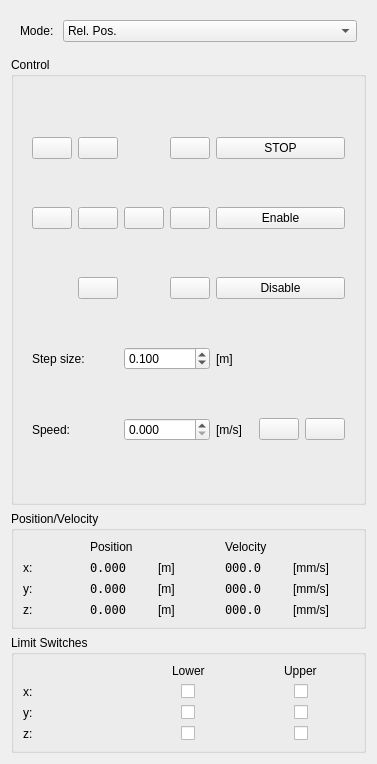
<?xml version="1.0" encoding="UTF-8"?>
<ui version="4.0">
 <class>ManualControlWidget</class>
 <widget class="QWidget" name="ManualControlWidget">
  <property name="geometry">
   <rect>
    <x>0</x>
    <y>0</y>
    <width>377</width>
    <height>764</height>
   </rect>
  </property>
  <property name="sizePolicy">
   <sizepolicy hsizetype="Fixed" vsizetype="Fixed">
    <horstretch>0</horstretch>
    <verstretch>0</verstretch>
   </sizepolicy>
  </property>
  <property name="windowTitle">
   <string>Manual Gantry Control</string>
  </property>
  <layout class="QGridLayout" name="gridLayout">
   <item row="4" column="0" colspan="2">
    <widget class="QGroupBox" name="groupBox">
     <property name="title">
      <string>Position/Velocity</string>
     </property>
     <layout class="QGridLayout" name="gridLayout_4">
      <item row="3" column="4">
       <widget class="QLabel" name="label_6">
        <property name="text">
         <string>[mm/s]</string>
        </property>
       </widget>
      </item>
      <item row="2" column="3">
       <widget class="QLabel" name="actual_velocity_y">
        <property name="font">
         <font>
          <family>DejaVu Sans Mono</family>
         </font>
        </property>
        <property name="text">
         <string>000.0</string>
        </property>
       </widget>
      </item>
      <item row="2" column="1">
       <widget class="QLabel" name="actual_position_y">
        <property name="font">
         <font>
          <family>DejaVu Sans Mono</family>
         </font>
        </property>
        <property name="text">
         <string>0.000</string>
        </property>
       </widget>
      </item>
      <item row="2" column="4">
       <widget class="QLabel" name="label_5">
        <property name="text">
         <string>[mm/s]</string>
        </property>
       </widget>
      </item>
      <item row="2" column="0">
       <widget class="QLabel" name="y_label">
        <property name="text">
         <string>y:</string>
        </property>
       </widget>
      </item>
      <item row="3" column="0">
       <widget class="QLabel" name="z_label">
        <property name="text">
         <string>z:</string>
        </property>
       </widget>
      </item>
      <item row="3" column="2">
       <widget class="QLabel" name="z_unit_label">
        <property name="text">
         <string>[m]</string>
        </property>
       </widget>
      </item>
      <item row="2" column="2">
       <widget class="QLabel" name="y_pos_unit_label">
        <property name="text">
         <string>[m]</string>
        </property>
       </widget>
      </item>
      <item row="1" column="3">
       <widget class="QLabel" name="actual_velocity_x">
        <property name="font">
         <font>
          <family>DejaVu Sans Mono</family>
         </font>
        </property>
        <property name="text">
         <string>000.0</string>
        </property>
       </widget>
      </item>
      <item row="3" column="1">
       <widget class="QLabel" name="actual_position_z">
        <property name="font">
         <font>
          <family>DejaVu Sans Mono</family>
         </font>
        </property>
        <property name="text">
         <string>0.000</string>
        </property>
       </widget>
      </item>
      <item row="1" column="0">
       <widget class="QLabel" name="x_label">
        <property name="text">
         <string>x:</string>
        </property>
       </widget>
      </item>
      <item row="1" column="2">
       <widget class="QLabel" name="x_pos_unit_label">
        <property name="text">
         <string>[m]</string>
        </property>
       </widget>
      </item>
      <item row="1" column="1">
       <widget class="QLabel" name="actual_position_x">
        <property name="font">
         <font>
          <family>DejaVu Sans Mono</family>
         </font>
        </property>
        <property name="text">
         <string>0.000</string>
        </property>
        <property name="scaledContents">
         <bool>false</bool>
        </property>
       </widget>
      </item>
      <item row="3" column="3">
       <widget class="QLabel" name="actual_velocity_z">
        <property name="font">
         <font>
          <family>DejaVu Sans Mono</family>
         </font>
        </property>
        <property name="text">
         <string>000.0</string>
        </property>
       </widget>
      </item>
      <item row="1" column="4">
       <widget class="QLabel" name="label_4">
        <property name="text">
         <string>[mm/s]</string>
        </property>
       </widget>
      </item>
      <item row="0" column="1" colspan="2">
       <widget class="QLabel" name="label_7">
        <property name="text">
         <string>Position</string>
        </property>
       </widget>
      </item>
      <item row="0" column="3" colspan="2">
       <widget class="QLabel" name="label_8">
        <property name="text">
         <string>Velocity</string>
        </property>
       </widget>
      </item>
     </layout>
    </widget>
   </item>
   <item row="3" column="0" colspan="2">
    <widget class="QGroupBox" name="groupBox_2">
     <property name="title">
      <string>Control</string>
     </property>
     <layout class="QGridLayout" name="gridLayout_5">
      <item row="0" column="0">
       <widget class="QStackedWidget" name="stack_widget">
        <property name="currentIndex">
         <number>0</number>
        </property>
        <widget class="QWidget" name="relative_position">
         <layout class="QGridLayout" name="gridLayout_2">
          <item row="11" column="5">
           <widget class="QPushButton" name="rel_set_speed">
            <property name="text">
             <string/>
            </property>
            <property name="icon">
             <iconset theme="document-save">
              <normaloff>.</normaloff>.</iconset>
            </property>
           </widget>
          </item>
          <item row="0" column="1">
           <widget class="QPushButton" name="rel_forward_y">
            <property name="text">
             <string/>
            </property>
            <property name="icon">
             <iconset theme="go-up">
              <normaloff>.</normaloff>.</iconset>
            </property>
            <property name="iconSize">
             <size>
              <width>32</width>
              <height>32</height>
             </size>
            </property>
           </widget>
          </item>
          <item row="3" column="1">
           <widget class="QPushButton" name="rel_go_home_xy">
            <property name="text">
             <string/>
            </property>
            <property name="icon">
             <iconset theme="go-home">
              <normaloff>.</normaloff>.</iconset>
            </property>
            <property name="iconSize">
             <size>
              <width>32</width>
              <height>32</height>
             </size>
            </property>
           </widget>
          </item>
          <item row="3" column="2">
           <widget class="QPushButton" name="rel_forward_x">
            <property name="text">
             <string/>
            </property>
            <property name="icon">
             <iconset theme="go-next">
              <normaloff>.</normaloff>.</iconset>
            </property>
            <property name="iconSize">
             <size>
              <width>32</width>
              <height>32</height>
             </size>
            </property>
           </widget>
          </item>
          <item row="11" column="2" colspan="2">
           <widget class="QDoubleSpinBox" name="rel_speed">
            <property name="decimals">
             <number>3</number>
            </property>
            <property name="singleStep">
             <double>0.001000000000000</double>
            </property>
           </widget>
          </item>
          <item row="8" column="2" colspan="2">
           <widget class="QDoubleSpinBox" name="rel_step_size">
            <property name="decimals">
             <number>3</number>
            </property>
            <property name="singleStep">
             <double>0.010000000000000</double>
            </property>
            <property name="value">
             <double>0.100000000000000</double>
            </property>
           </widget>
          </item>
          <item row="5" column="3">
           <widget class="QPushButton" name="rel_backward_z">
            <property name="text">
             <string/>
            </property>
            <property name="icon">
             <iconset theme="go-down">
              <normaloff>.</normaloff>.</iconset>
            </property>
            <property name="iconSize">
             <size>
              <width>32</width>
              <height>32</height>
             </size>
            </property>
           </widget>
          </item>
          <item row="5" column="1">
           <widget class="QPushButton" name="rel_backward_y">
            <property name="minimumSize">
             <size>
              <width>0</width>
              <height>0</height>
             </size>
            </property>
            <property name="text">
             <string/>
            </property>
            <property name="icon">
             <iconset theme="go-down">
              <normaloff>.</normaloff>.</iconset>
            </property>
            <property name="iconSize">
             <size>
              <width>32</width>
              <height>32</height>
             </size>
            </property>
           </widget>
          </item>
          <item row="8" column="4">
           <widget class="QLabel" name="rel_step_size_unit">
            <property name="text">
             <string>[m]</string>
            </property>
           </widget>
          </item>
          <item row="0" column="3">
           <widget class="QPushButton" name="rel_forward_z">
            <property name="text">
             <string/>
            </property>
            <property name="icon">
             <iconset theme="go-up">
              <normaloff>.</normaloff>.</iconset>
            </property>
            <property name="iconSize">
             <size>
              <width>32</width>
              <height>32</height>
             </size>
            </property>
           </widget>
          </item>
          <item row="11" column="4">
           <widget class="QLabel" name="rel_speed_unit">
            <property name="text">
             <string>[m/s]</string>
            </property>
           </widget>
          </item>
          <item row="3" column="0">
           <widget class="QPushButton" name="rel_backward_x">
            <property name="text">
             <string/>
            </property>
            <property name="icon">
             <iconset theme="go-previous">
              <normaloff>.</normaloff>.</iconset>
            </property>
            <property name="iconSize">
             <size>
              <width>32</width>
              <height>32</height>
             </size>
            </property>
           </widget>
          </item>
          <item row="11" column="0" colspan="2">
           <widget class="QLabel" name="speed_label">
            <property name="text">
             <string>Speed:</string>
            </property>
           </widget>
          </item>
          <item row="11" column="6">
           <widget class="QPushButton" name="rel_get_speed">
            <property name="text">
             <string/>
            </property>
            <property name="icon">
             <iconset theme="view-refresh">
              <normaloff>.</normaloff>.</iconset>
            </property>
           </widget>
          </item>
          <item row="0" column="4" colspan="3">
           <widget class="QPushButton" name="rel_stop">
            <property name="text">
             <string>STOP</string>
            </property>
           </widget>
          </item>
          <item row="3" column="4" colspan="3">
           <widget class="QPushButton" name="rel_enable">
            <property name="text">
             <string>Enable</string>
            </property>
           </widget>
          </item>
          <item row="5" column="4" colspan="3">
           <widget class="QPushButton" name="rel_disable">
            <property name="text">
             <string>Disable</string>
            </property>
           </widget>
          </item>
          <item row="3" column="3">
           <widget class="QPushButton" name="rel_set_home_z">
            <property name="text">
             <string/>
            </property>
            <property name="icon">
             <iconset>
              <normaloff>msl.svg</normaloff>msl.svg</iconset>
            </property>
            <property name="iconSize">
             <size>
              <width>32</width>
              <height>32</height>
             </size>
            </property>
           </widget>
          </item>
          <item row="8" column="0" colspan="2">
           <widget class="QLabel" name="step_size_label">
            <property name="text">
             <string>Step size:</string>
            </property>
           </widget>
          </item>
          <item row="0" column="0">
           <widget class="QPushButton" name="rel_set_home_xy">
            <property name="text">
             <string/>
            </property>
            <property name="icon">
             <iconset>
              <normaloff>msl.svg</normaloff>msl.svg</iconset>
            </property>
            <property name="iconSize">
             <size>
              <width>32</width>
              <height>32</height>
             </size>
            </property>
           </widget>
          </item>
         </layout>
        </widget>
        <widget class="QWidget" name="velocity">
         <layout class="QGridLayout" name="gridLayout_3">
          <item row="0" column="0">
           <widget class="QPushButton" name="vel_set_home_xy">
            <property name="text">
             <string/>
            </property>
            <property name="icon">
             <iconset>
              <normaloff>msl.svg</normaloff>msl.svg</iconset>
            </property>
            <property name="iconSize">
             <size>
              <width>32</width>
              <height>32</height>
             </size>
            </property>
           </widget>
          </item>
          <item row="3" column="2" colspan="2">
           <widget class="QDoubleSpinBox" name="move_speed_spinbox">
            <property name="decimals">
             <number>3</number>
            </property>
            <property name="minimum">
             <double>0.010000000000000</double>
            </property>
            <property name="maximum">
             <double>0.250000000000000</double>
            </property>
            <property name="singleStep">
             <double>0.010000000000000</double>
            </property>
           </widget>
          </item>
          <item row="0" column="1">
           <widget class="QPushButton" name="y_move_forward_button">
            <property name="text">
             <string/>
            </property>
            <property name="icon">
             <iconset theme="go-up">
              <normaloff>.</normaloff>.</iconset>
            </property>
            <property name="iconSize">
             <size>
              <width>32</width>
              <height>32</height>
             </size>
            </property>
           </widget>
          </item>
          <item row="2" column="3">
           <widget class="QPushButton" name="z_move_backward_button">
            <property name="text">
             <string/>
            </property>
            <property name="icon">
             <iconset theme="go-down">
              <normaloff>.</normaloff>.</iconset>
            </property>
            <property name="iconSize">
             <size>
              <width>32</width>
              <height>32</height>
             </size>
            </property>
           </widget>
          </item>
          <item row="1" column="4" colspan="2">
           <widget class="QPushButton" name="vel_enable">
            <property name="text">
             <string>Enable</string>
            </property>
           </widget>
          </item>
          <item row="1" column="2">
           <widget class="QPushButton" name="x_move_forward_button">
            <property name="text">
             <string/>
            </property>
            <property name="icon">
             <iconset theme="go-next">
              <normaloff>.</normaloff>.</iconset>
            </property>
            <property name="iconSize">
             <size>
              <width>32</width>
              <height>32</height>
             </size>
            </property>
           </widget>
          </item>
          <item row="3" column="4">
           <widget class="QLabel" name="move_speed_unit_label">
            <property name="text">
             <string>[m/s]</string>
            </property>
           </widget>
          </item>
          <item row="1" column="1">
           <widget class="QPushButton" name="vel_go_home_xy">
            <property name="text">
             <string/>
            </property>
            <property name="icon">
             <iconset theme="go-home">
              <normaloff>.</normaloff>.</iconset>
            </property>
            <property name="iconSize">
             <size>
              <width>32</width>
              <height>32</height>
             </size>
            </property>
           </widget>
          </item>
          <item row="0" column="4" colspan="2">
           <widget class="QPushButton" name="move_stop_button">
            <property name="text">
             <string>STOP</string>
            </property>
           </widget>
          </item>
          <item row="1" column="3">
           <widget class="QPushButton" name="vel_set_home_z">
            <property name="text">
             <string/>
            </property>
            <property name="icon">
             <iconset>
              <normaloff>msl.svg</normaloff>msl.svg</iconset>
            </property>
            <property name="iconSize">
             <size>
              <width>32</width>
              <height>32</height>
             </size>
            </property>
           </widget>
          </item>
          <item row="2" column="1">
           <widget class="QPushButton" name="y_move_backward_button">
            <property name="text">
             <string/>
            </property>
            <property name="icon">
             <iconset theme="go-down">
              <normaloff>.</normaloff>.</iconset>
            </property>
            <property name="iconSize">
             <size>
              <width>32</width>
              <height>32</height>
             </size>
            </property>
           </widget>
          </item>
          <item row="4" column="3">
           <spacer name="verticalSpacer">
            <property name="orientation">
             <enum>Qt::Vertical</enum>
            </property>
            <property name="sizeHint" stdset="0">
             <size>
              <width>20</width>
              <height>40</height>
             </size>
            </property>
           </spacer>
          </item>
          <item row="1" column="0">
           <widget class="QPushButton" name="x_move_backward_button">
            <property name="text">
             <string/>
            </property>
            <property name="icon">
             <iconset theme="go-previous">
              <normaloff>.</normaloff>.</iconset>
            </property>
            <property name="iconSize">
             <size>
              <width>32</width>
              <height>32</height>
             </size>
            </property>
           </widget>
          </item>
          <item row="0" column="3">
           <widget class="QPushButton" name="z_move_forward_button">
            <property name="text">
             <string/>
            </property>
            <property name="icon">
             <iconset theme="go-up">
              <normaloff>.</normaloff>.</iconset>
            </property>
            <property name="iconSize">
             <size>
              <width>32</width>
              <height>32</height>
             </size>
            </property>
           </widget>
          </item>
          <item row="2" column="4" colspan="2">
           <widget class="QPushButton" name="vel_disable">
            <property name="text">
             <string>Disable</string>
            </property>
           </widget>
          </item>
          <item row="3" column="0" colspan="2">
           <widget class="QLabel" name="move_speed_label">
            <property name="text">
             <string>Speed:</string>
            </property>
           </widget>
          </item>
         </layout>
        </widget>
       </widget>
      </item>
     </layout>
    </widget>
   </item>
   <item row="5" column="0" colspan="2">
    <widget class="QGroupBox" name="groupBox_3">
     <property name="title">
      <string>Limit Switches</string>
     </property>
     <layout class="QGridLayout" name="gridLayout_6">
      <item row="1" column="0">
       <widget class="QLabel" name="label_9">
        <property name="text">
         <string>x:</string>
        </property>
       </widget>
      </item>
      <item row="0" column="1" alignment="Qt::AlignHCenter">
       <widget class="QLabel" name="label_2">
        <property name="text">
         <string>Lower</string>
        </property>
       </widget>
      </item>
      <item row="2" column="0">
       <widget class="QLabel" name="label_12">
        <property name="text">
         <string>y:</string>
        </property>
       </widget>
      </item>
      <item row="0" column="2" alignment="Qt::AlignHCenter">
       <widget class="QLabel" name="label_3">
        <property name="text">
         <string>Upper</string>
        </property>
       </widget>
      </item>
      <item row="3" column="0">
       <widget class="QLabel" name="label_15">
        <property name="text">
         <string>z:</string>
        </property>
       </widget>
      </item>
      <item row="1" column="1" alignment="Qt::AlignHCenter">
       <widget class="QCheckBox" name="ll_x_indicator">
        <property name="text">
         <string/>
        </property>
       </widget>
      </item>
      <item row="1" column="2" alignment="Qt::AlignHCenter">
       <widget class="QCheckBox" name="ul_x_indicator">
        <property name="text">
         <string/>
        </property>
       </widget>
      </item>
      <item row="2" column="1" alignment="Qt::AlignHCenter">
       <widget class="QCheckBox" name="ll_y_indicator">
        <property name="text">
         <string/>
        </property>
       </widget>
      </item>
      <item row="2" column="2" alignment="Qt::AlignHCenter">
       <widget class="QCheckBox" name="ul_y_indicator">
        <property name="text">
         <string/>
        </property>
       </widget>
      </item>
      <item row="3" column="1" alignment="Qt::AlignHCenter">
       <widget class="QCheckBox" name="ll_z_indicator">
        <property name="text">
         <string/>
        </property>
       </widget>
      </item>
      <item row="3" column="2" alignment="Qt::AlignHCenter">
       <widget class="QCheckBox" name="ul_z_indicator">
        <property name="text">
         <string/>
        </property>
       </widget>
      </item>
     </layout>
    </widget>
   </item>
   <item row="1" column="0" colspan="2">
    <widget class="QWidget" name="widget" native="true">
     <layout class="QFormLayout" name="formLayout">
      <item row="0" column="0">
       <widget class="QLabel" name="mode_label">
        <property name="text">
         <string>Mode: </string>
        </property>
       </widget>
      </item>
      <item row="0" column="1">
       <widget class="QComboBox" name="mode_combobox">
        <item>
         <property name="text">
          <string>Rel. Pos.</string>
         </property>
        </item>
        <item>
         <property name="text">
          <string>Velocity</string>
         </property>
        </item>
       </widget>
      </item>
     </layout>
    </widget>
   </item>
  </layout>
 </widget>
 <resources/>
 <connections/>
</ui>
